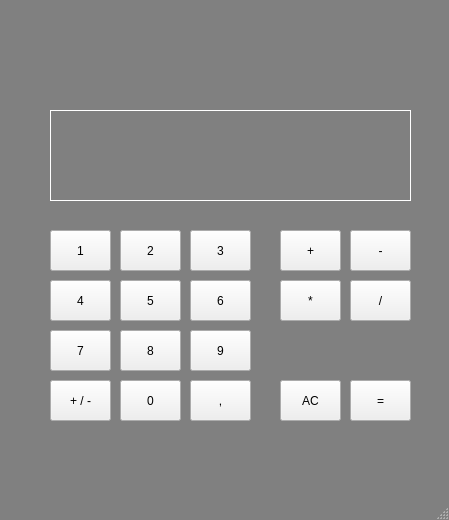
<?xml version="1.0" encoding="UTF-8"?>
<ui version="4.0">
 <class>MainWindow</class>
 <widget class="QMainWindow" name="MainWindow">
  <property name="geometry">
   <rect>
    <x>0</x>
    <y>0</y>
    <width>449</width>
    <height>520</height>
   </rect>
  </property>
  <property name="font">
   <font>
    <pointsize>20</pointsize>
   </font>
  </property>
  <property name="windowTitle">
   <string>MainWindow</string>
  </property>
  <property name="styleSheet">
   <string notr="true">QMainWindow{
	background-color: gray;
}</string>
  </property>
  <widget class="QWidget" name="centralwidget">
   <widget class="QPushButton" name="Button1">
    <property name="geometry">
     <rect>
      <x>50</x>
      <y>230</y>
      <width>61</width>
      <height>41</height>
     </rect>
    </property>
    <property name="text">
     <string>1</string>
    </property>
   </widget>
   <widget class="QPushButton" name="Button2">
    <property name="geometry">
     <rect>
      <x>120</x>
      <y>230</y>
      <width>61</width>
      <height>41</height>
     </rect>
    </property>
    <property name="text">
     <string>2</string>
    </property>
   </widget>
   <widget class="QPushButton" name="Button3">
    <property name="geometry">
     <rect>
      <x>190</x>
      <y>230</y>
      <width>61</width>
      <height>41</height>
     </rect>
    </property>
    <property name="text">
     <string>3</string>
    </property>
   </widget>
   <widget class="QPushButton" name="Button4">
    <property name="geometry">
     <rect>
      <x>50</x>
      <y>280</y>
      <width>61</width>
      <height>41</height>
     </rect>
    </property>
    <property name="text">
     <string>4</string>
    </property>
   </widget>
   <widget class="QPushButton" name="Button5">
    <property name="geometry">
     <rect>
      <x>120</x>
      <y>280</y>
      <width>61</width>
      <height>41</height>
     </rect>
    </property>
    <property name="text">
     <string>5</string>
    </property>
   </widget>
   <widget class="QPushButton" name="Button6">
    <property name="geometry">
     <rect>
      <x>190</x>
      <y>280</y>
      <width>61</width>
      <height>41</height>
     </rect>
    </property>
    <property name="text">
     <string>6</string>
    </property>
   </widget>
   <widget class="QPushButton" name="Button7">
    <property name="geometry">
     <rect>
      <x>50</x>
      <y>330</y>
      <width>61</width>
      <height>41</height>
     </rect>
    </property>
    <property name="text">
     <string>7</string>
    </property>
   </widget>
   <widget class="QPushButton" name="Button8">
    <property name="geometry">
     <rect>
      <x>120</x>
      <y>330</y>
      <width>61</width>
      <height>41</height>
     </rect>
    </property>
    <property name="text">
     <string>8</string>
    </property>
   </widget>
   <widget class="QPushButton" name="Button9">
    <property name="geometry">
     <rect>
      <x>190</x>
      <y>330</y>
      <width>61</width>
      <height>41</height>
     </rect>
    </property>
    <property name="text">
     <string>9</string>
    </property>
   </widget>
   <widget class="QPushButton" name="Button0">
    <property name="geometry">
     <rect>
      <x>120</x>
      <y>380</y>
      <width>61</width>
      <height>41</height>
     </rect>
    </property>
    <property name="text">
     <string>0</string>
    </property>
   </widget>
   <widget class="QPushButton" name="Coma">
    <property name="geometry">
     <rect>
      <x>190</x>
      <y>380</y>
      <width>61</width>
      <height>41</height>
     </rect>
    </property>
    <property name="text">
     <string>,</string>
    </property>
   </widget>
   <widget class="QPushButton" name="Add">
    <property name="geometry">
     <rect>
      <x>280</x>
      <y>230</y>
      <width>61</width>
      <height>41</height>
     </rect>
    </property>
    <property name="text">
     <string>+</string>
    </property>
   </widget>
   <widget class="QPushButton" name="Subtract">
    <property name="geometry">
     <rect>
      <x>350</x>
      <y>230</y>
      <width>61</width>
      <height>41</height>
     </rect>
    </property>
    <property name="text">
     <string>-</string>
    </property>
   </widget>
   <widget class="QPushButton" name="Multiply">
    <property name="geometry">
     <rect>
      <x>280</x>
      <y>280</y>
      <width>61</width>
      <height>41</height>
     </rect>
    </property>
    <property name="text">
     <string>*</string>
    </property>
   </widget>
   <widget class="QPushButton" name="Divide">
    <property name="geometry">
     <rect>
      <x>350</x>
      <y>280</y>
      <width>61</width>
      <height>41</height>
     </rect>
    </property>
    <property name="text">
     <string>/</string>
    </property>
   </widget>
   <widget class="QPushButton" name="Equal">
    <property name="geometry">
     <rect>
      <x>350</x>
      <y>380</y>
      <width>61</width>
      <height>41</height>
     </rect>
    </property>
    <property name="text">
     <string>=</string>
    </property>
   </widget>
   <widget class="QPushButton" name="AC">
    <property name="geometry">
     <rect>
      <x>280</x>
      <y>380</y>
      <width>61</width>
      <height>41</height>
     </rect>
    </property>
    <property name="text">
     <string>AC</string>
    </property>
   </widget>
   <widget class="QPushButton" name="Sign">
    <property name="geometry">
     <rect>
      <x>50</x>
      <y>380</y>
      <width>61</width>
      <height>41</height>
     </rect>
    </property>
    <property name="text">
     <string>+ / -</string>
    </property>
   </widget>
   <widget class="QLabel" name="Display">
    <property name="geometry">
     <rect>
      <x>50</x>
      <y>110</y>
      <width>361</width>
      <height>91</height>
     </rect>
    </property>
    <property name="font">
     <font>
      <pointsize>20</pointsize>
     </font>
    </property>
    <property name="styleSheet">
     <string notr="true">QLabel {
	background-lolor: gray;
	border: 1px solid white;
	color: #ffffff;

}</string>
    </property>
    <property name="text">
     <string/>
    </property>
    <property name="alignment">
     <set>Qt::AlignRight|Qt::AlignTrailing|Qt::AlignVCenter</set>
    </property>
   </widget>
  </widget>
  <widget class="QMenuBar" name="menubar">
   <property name="geometry">
    <rect>
     <x>0</x>
     <y>0</y>
     <width>449</width>
     <height>20</height>
    </rect>
   </property>
  </widget>
  <widget class="QStatusBar" name="statusbar"/>
 </widget>
 <resources/>
 <connections/>
</ui>
